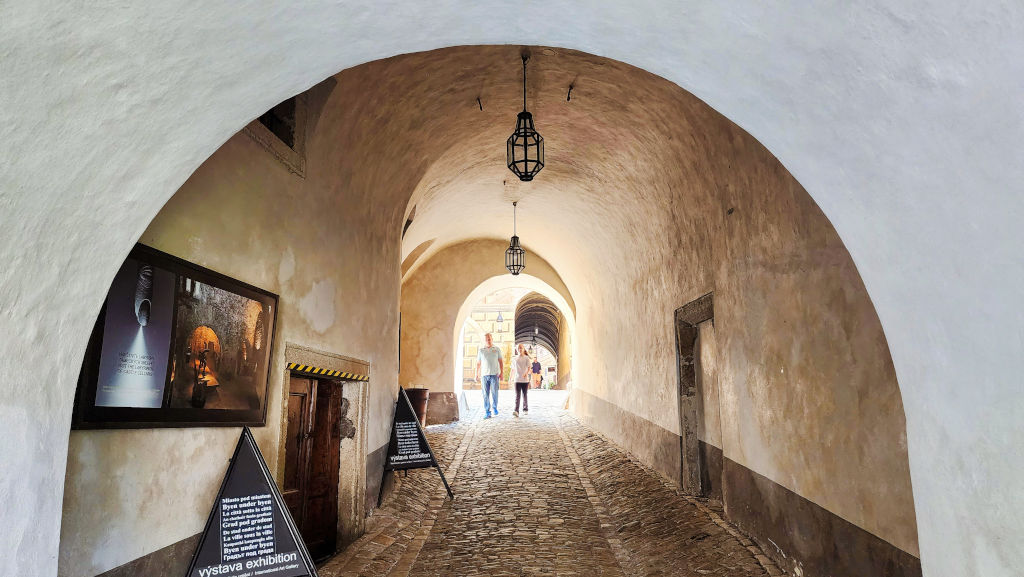
#> input picture img/arch.jpg, 1024 x 577 px
$ python gray_image.py
#> lines starting #> are read from the running program, lines starting #| are printed output that depends on the picture
import cv2
from pathlib import Path
from os import path

img_path = path.join(Path(__file__).resolve().parent,'img/arch.jpg')

img = cv2.imread(img_path)
#> img is the input picture: shape (577, 1024, 3); mean B, G, R 130.7, 142.7, 154.8

if img is None:
    print("Reading image failed")

else:
    gray_img = cv2.cvtColor(img, cv2.COLOR_BGR2GRAY) # Convert to grayscale
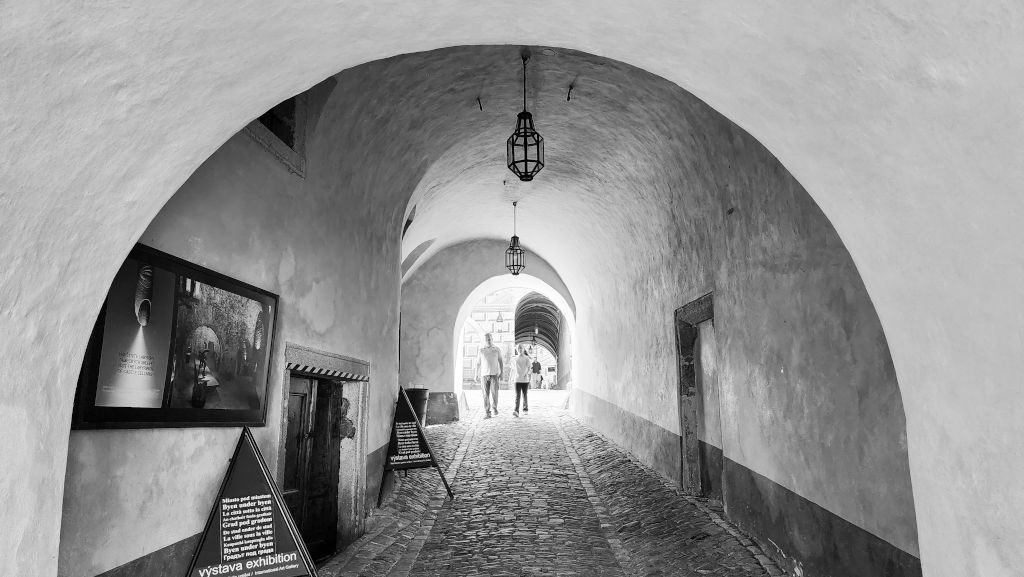
#> gray_img: shape (577, 1024); min 0, max 255, mean 145
    cv2.imshow("Gray Image", gray_img)
    cv2.imshow("Original Image", img)

    cv2.waitKey(0) # Wait for any key press to close the windows
    cv2.destroyAllWindows()

$ run again, with img/classmates.jpg copied over img/arch.jpg
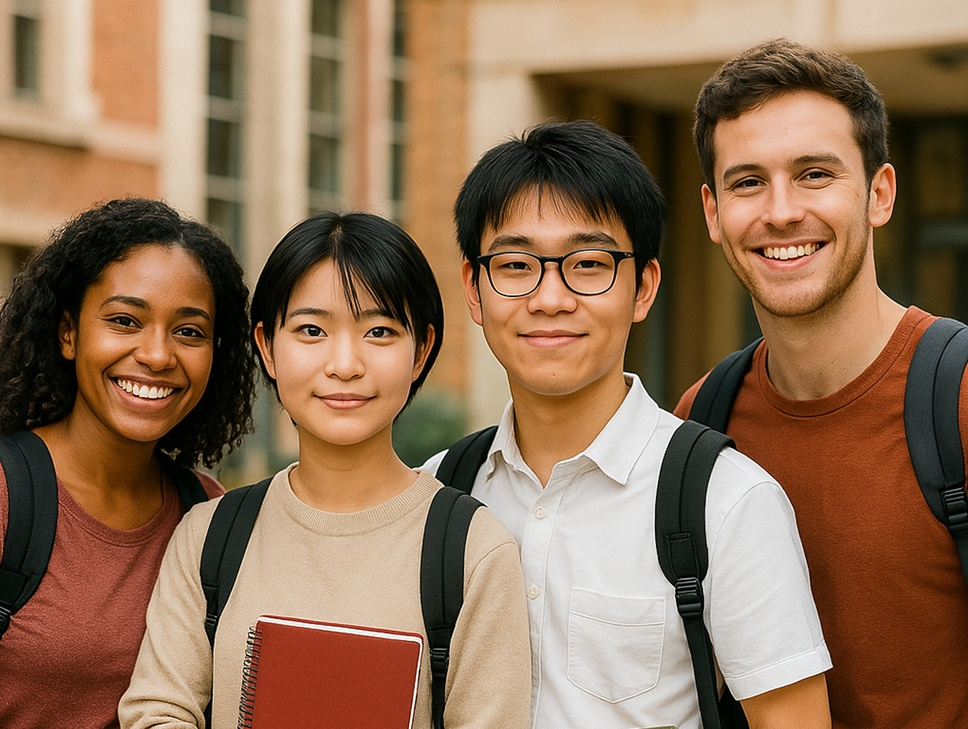
#> input picture img/classmates.jpg, 968 x 729 px, shrunk from 1361 x 1024 before the run
#> img is the input picture: shape (729, 968, 3); mean B, G, R 84.5, 110.8, 142.4
#> `gray_img = cv2.cvtColor(img, cv2.COLOR_BGR2GRAY)`:
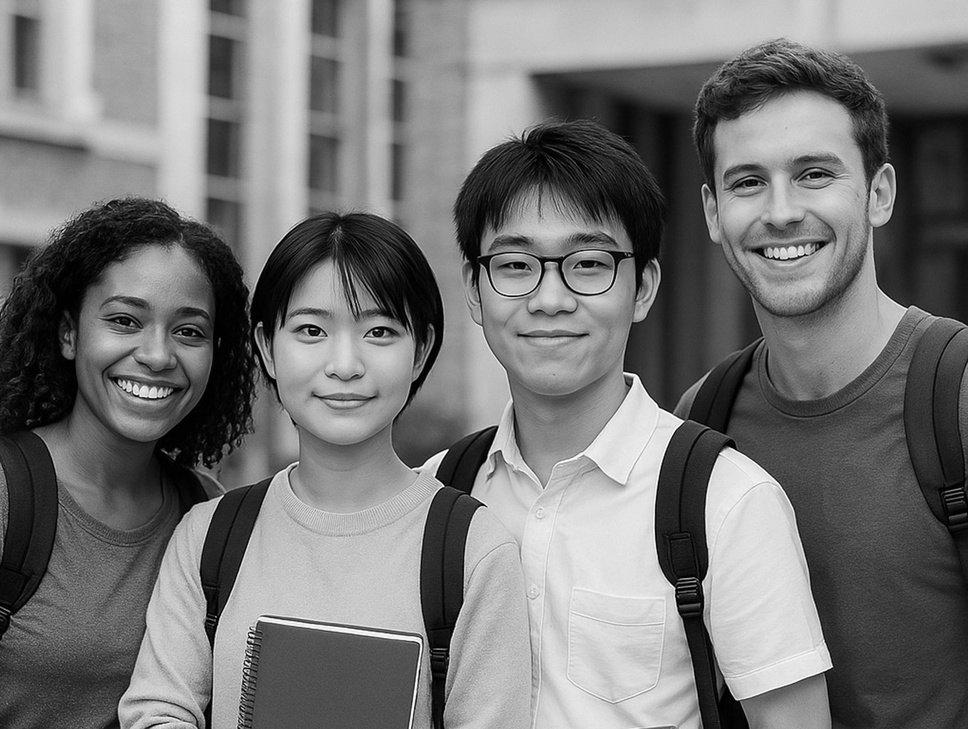
#> gray_img: shape (729, 968); min 0, max 255, mean 117.3

$ run again, with img/family.jpg copied over img/arch.jpg
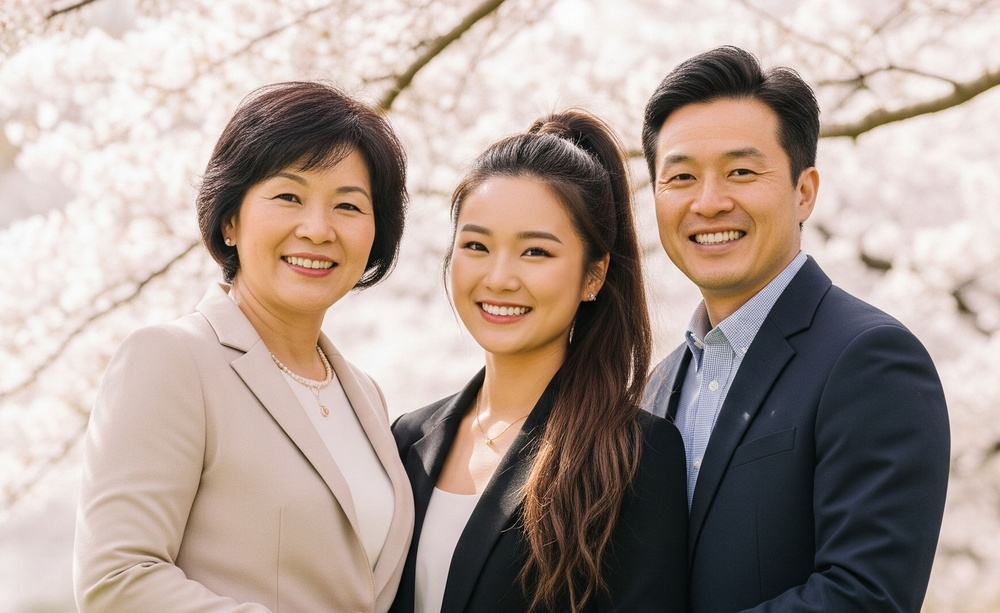
#> input picture img/family.jpg, 1000 x 613 px, shrunk from 1743 x 1068 before the run
#> img is the input picture: shape (613, 1000, 3); mean B, G, R 148.3, 156.3, 171.9
#> `gray_img = cv2.cvtColor(img, cv2.COLOR_BGR2GRAY)`:
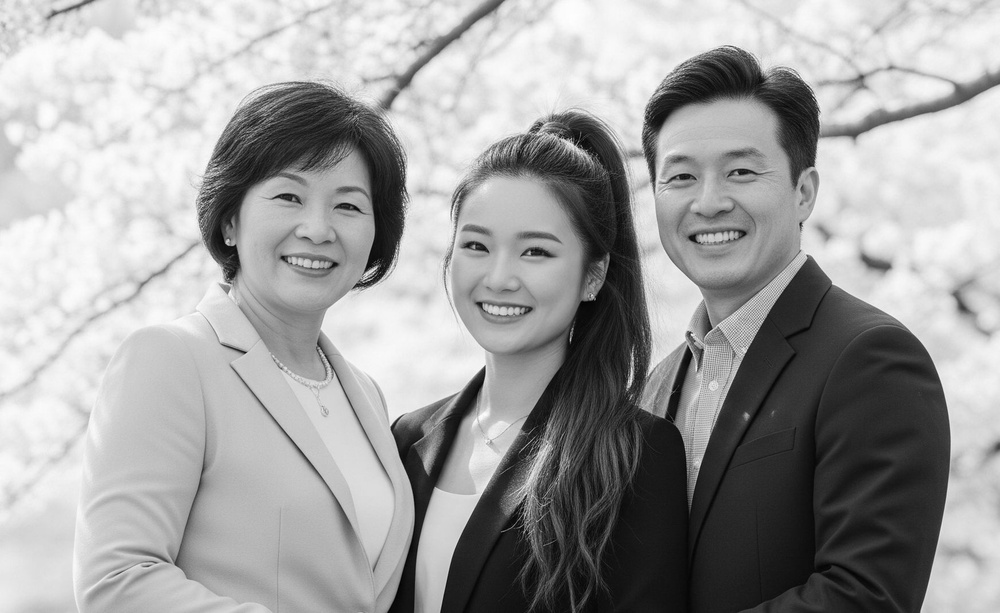
#> gray_img: shape (613, 1000); min 1, max 254, mean 160

$ run again, with img/jump.jpg copied over img/arch.jpg
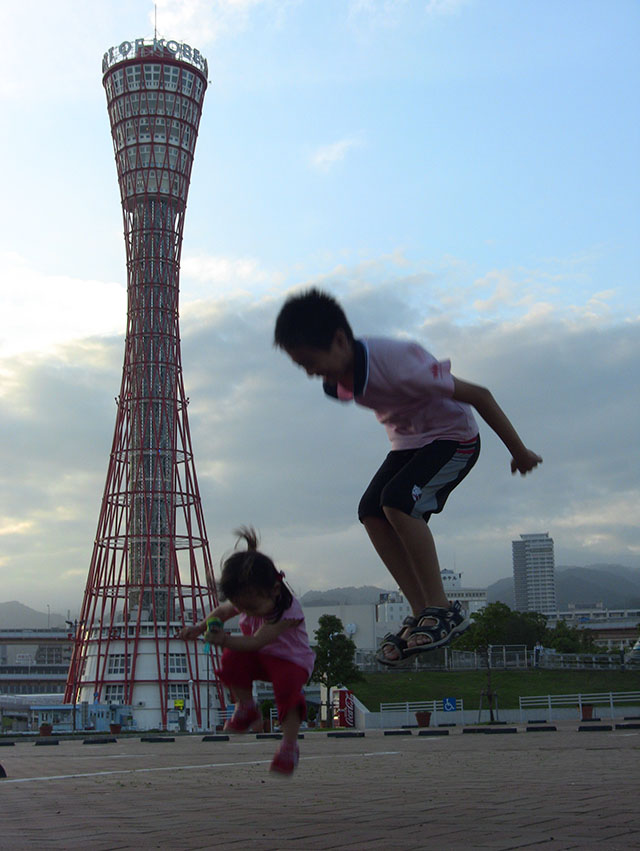
#> input picture img/jump.jpg, 640 x 851 px
#> img is the input picture: shape (851, 640, 3); mean B, G, R 152.7, 142.7, 130.3
#> `gray_img = cv2.cvtColor(img, cv2.COLOR_BGR2GRAY)`:
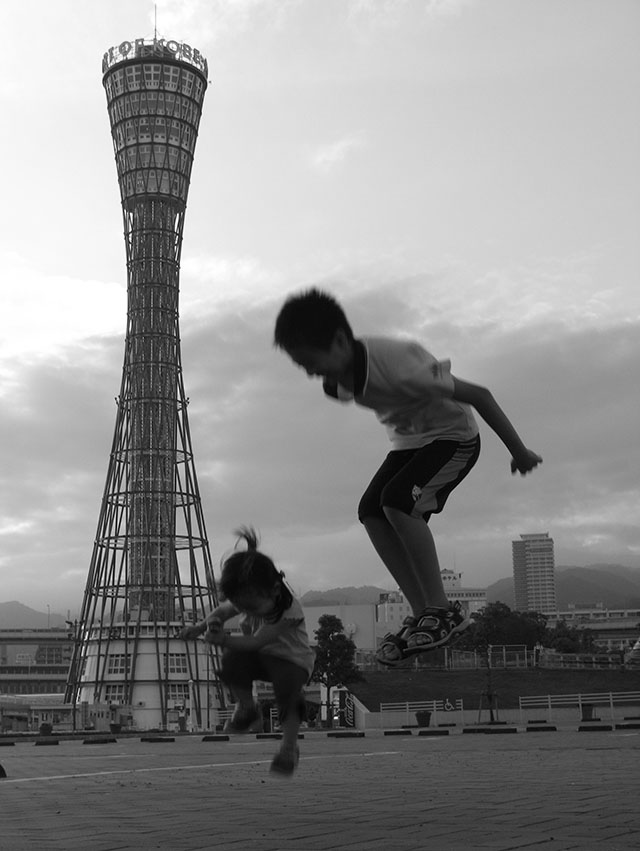
#> gray_img: shape (851, 640); min 0, max 255, mean 140.1
